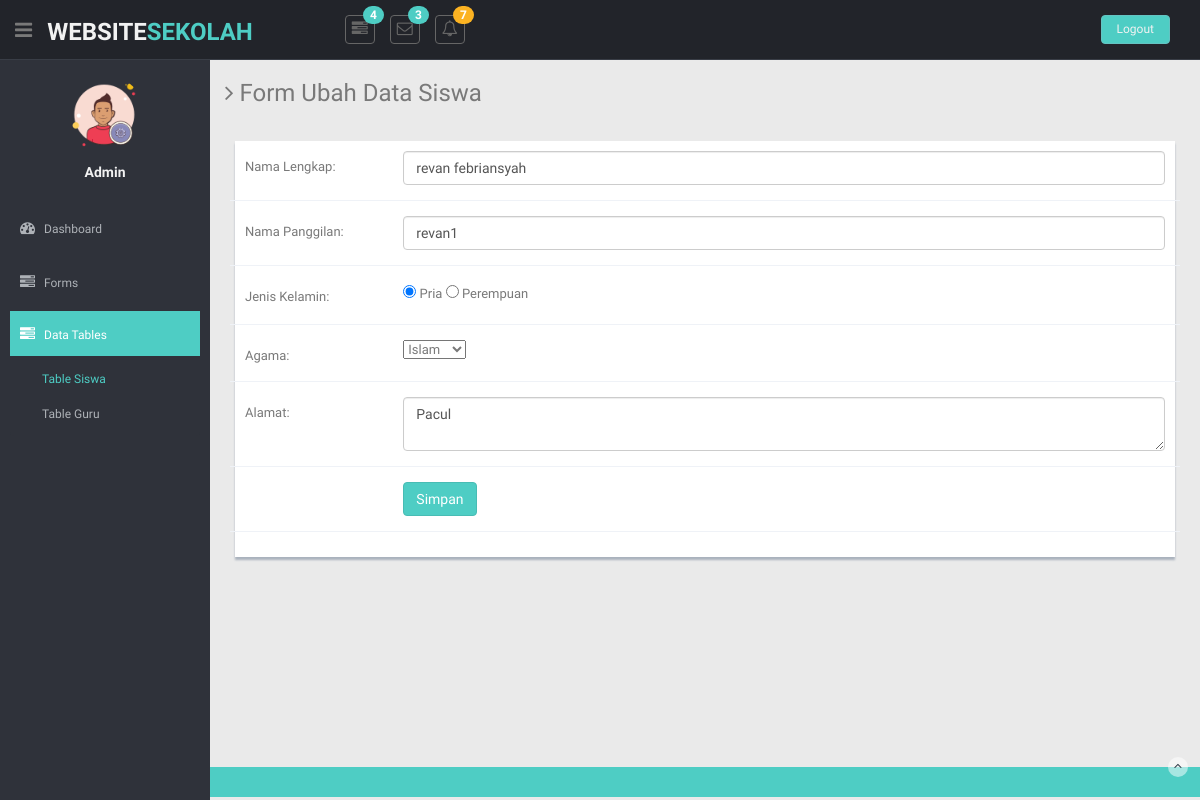
Page /form_edit_siswa.php?id=1 on the committed database.
### tables this page shows
CREATE TABLE `tb_siswa` (
  `id_siswa` int(10) NOT NULL,
  `nama_lengkap` varchar(100) NOT NULL,
  `nama_panggilan` varchar(50) NOT NULL,
  `jenis_kelamin` varchar(30) NOT NULL,
  `agama` varchar(50) NOT NULL,
  `alamat` varchar(150) NOT NULL
);

### form_edit_siswa.php (the view, shortened to what this page needs)
<?php include("koneksi.php");
$id = $_GET['id'];
$sql = "SELECT * FROM tb_siswa WHERE id_siswa=$id";
$query = mysqli_query($db, $sql);
$siswa = mysqli_fetch_assoc($query);
?>
<!DOCTYPE html>
<html lang="en">
<head>
  <link href="lib/bootstrap/css/bootstrap.min.css" rel="stylesheet">
  <link href="lib/font-awesome/css/font-awesome.css" rel="stylesheet" />
  <link href="css/style.css" rel="stylesheet">
  <link href="css/style-responsive.css" rel="stylesheet">
</head>
<body>
  <section id="container">
    <header class="header black-bg">
      <div class="sidebar-toggle-box">
        <div class="fa fa-bars tooltips" data-placement="right" data-original-title="Toggle Navigation"></div>
      </div>
      <a href="beranda.php" class="logo"><b>WEBSITE<span>SEKOLAH</span></b></a>
      <div class="nav notify-row" id="top_menu">
        <ul class="nav top-menu">
          <li class="dropdown">
            <a data-toggle="dropdown" class="dropdown-toggle" href="#">
              <i class="fa fa-tasks"></i>
              <span class="badge bg-theme">4</span>
              </a>
          </li>
          <li id="header_inbox_bar" class="dropdown">
            <a data-toggle="dropdown" class="dropdown-toggle" href="#">
              <i class="fa fa-envelope-o"></i>
              <span class="badge bg-theme">3</span>
              </a>
          </li>
          <li id="header_notification_bar" class="dropdown">
            <a data-toggle="dropdown" class="dropdown-toggle" href="#">
              <i class="fa fa-bell-o"></i>
              <span class="badge bg-warning">7</span>
              </a>
          </li>
        </ul>
      </div>
      <div class="top-menu">
        <ul class="nav pull-right top-menu">
          <li><a class="logout" href="index.php">Logout</a></li>
        </ul>
      </div>
    </header>
    <aside>
      <div id="sidebar" class="nav-collapse ">
        <ul class="sidebar-menu" id="nav-accordion">
          <p class="centered"><img src="img/ui-sam.png" class="img-circle" width="80"></p>
          <h5 class="centered">Admin</h5>
          <li class="mt">
            <a href="beranda.php">
              <i class="fa fa-dashboard"></i>
              <span>Dashboard</span>
              </a>
          </li>
          <li class="sub-menu">
            <a href="javascript:;">
              <i class="fa fa-tasks"></i>
              <span>Forms</span>
              </a>
          </li>
          <li class="sub-menu">
            <a class="active" href="javascript:;">
              <i class="fa fa-tasks"></i>
              <span>Data Tables</span>
              </a>
            <ul class="sub">
              <li class="active"><a href="table_siswa.php">Table Siswa</a></li>
              <li><a href="table_guru.php">Table Guru</a></li>
            </ul>
          </li>
        </ul>
      </div>
    </aside>
    <section id="main-content">
      <section class="wrapper">
        <h3><i class="fa fa-angle-right"></i> Form Ubah Data Siswa</h3>
            <div class="row mt">
                <div class="col-lg-12">
                    <div class="form-panel">
                        <div class="form">
                            <form class="cmxform form-horizontal style-form" id="edit_siswa" action="proses_edit_siswa.php" method="POST">
                            <div class="form-group ">
                                <label for="nama_lengkap" class="control-label col-lg-2">Nama Lengkap: </label>
                                <div class="col-lg-10">
                                <input type="text" class="form-control" name="nama_lengkap" placeholder="Nama Lengkap" value="<?php echo $siswa['nama_lengkap'] ?>" />
                                </div>
                            </div>
                            <div class="form-group ">
                                <label for="nama_panggilan" class="control-label col-lg-2">Nama Panggilan: </label>
                                <div class="col-lg-10">
                                <input type="text" class="form-control" name="nama_panggilan" placeholder="Nama Panggilan" value="<?php echo $siswa['nama_panggilan'] ?>"/>
                                </div>
                            </div>
                            <div class="form-group ">
                                <label for="jenis_kelamin" class="control-label col-lg-2">Jenis Kelamin: </label>
                                <div class="col-lg-10">
                                <?php $jk = $siswa['jenis_kelamin']; ?>
                                <label><input type="radio" name="jenis_kelamin" value="pria" <?php echo ($jk == 'pria') ? "checked": "" ?>> Pria</label>
                                <label><input type="radio" name="jenis_kelamin" value="perempuan" <?php echo ($jk == 'perempuan') ? "checked": "" ?>> Perempuan</label>
                                </div>
                            </div>
                            <div class="form-group ">
                                <label for="agama" class="control-label col-lg-2">Agama: </label>
                                <div class="col-lg-10">
                                <?php $agama = $siswa['agama']; ?>
                                <select name="agama">
                                    <option <?php echo ($agama == 'Islam') ? "selected": "" ?>>Islam</option>
                                </select>
                                </div>
                            </div>
                            <div class="form-group ">
                                <label for="alamat" class="control-label col-lg-2">Alamat: </label>
                                <div class="col-lg-10">
                                <textarea name="alamat" class="form-control"><?php echo $siswa['alamat'] ?> </textarea>
                                </div>
                            </div>
                            <div class="form-group">
                                <div class="col-lg-offset-2 col-lg-10">
                                <button class="btn btn-theme" type="submit" value="simpan" name="simpan">Simpan</button>
                                </div>
                            </div>
                        </div>
                    </div>
            </div>
        </div>
      </section>
    </section>
    <br><br><br><br><br><br><br><br><br><br><footer class="site-footer">
      <div class="text-center">
        <a href="form_validation.html#" class="go-top">
          <i class="fa fa-angle-up"></i>
          </a>
      </div>
    </footer>
  </section>
</body>
</html>

### rows in the picture
tb_siswa: nama_lengkap "revan febriansyah", nama_panggilan "revan1", jenis_kelamin "☑ Pria", jenis_kelamin "☐ Perempuan", agama "Islam", alamat "Pacul"
